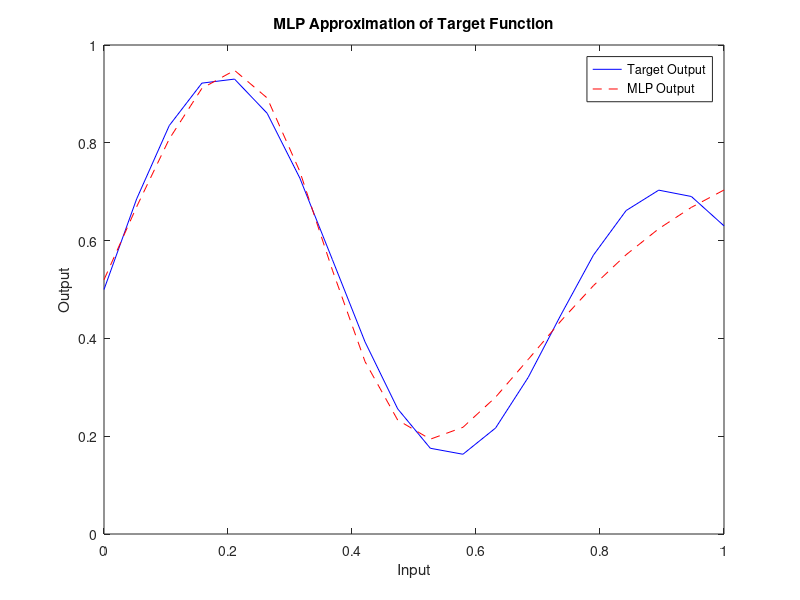

The MATLAB source for this figure:
% Approximation using multilayer perceptron
clc
clear all
close all
% Vector with 20 values from 0 to 1
X = linspace(0, 1, 20)';

% Weight and Biases
w1 = rand(1, 5);   
w2 = rand(5, 1);   
b1 = rand(1, 5);  
b2 = rand(1, 1);   

% Training parameters
eta = 0.1;         % Training rate
max_epochs = 2000; % Maximum number of training "rounds"
epoch = 0;         % Initial epoch
error_threshold = 1e-8;    % Treshold to stop training
prev_avg_error = 1;      % Initialize previous error 

% Expected Output
Y = (1 + 0.6 * sin(2 * pi * X / 0.7) + 0.3 * sin(2 * pi * X)) / 2;

% Activation functions
Hyp_tan_fct = @(x) tanh(x);          % Hyperbolic tangent for hidden layer
Hyp_tan_derivative = @(x) 1 - tanh(x).^2; % Derivative of tanh for backpropagation
linear_fct = @(x) x;                 % Linear function for output layer

% Training algorithm
while epoch < max_epochs
    e_total = 0; % Resets total error to 0 for each epoch
    for i = 1:length(X)
        % Forward pass
        x = X(i);                  % Current input
        target = Y(i);             % Target output for the current input
        
        % Hidden layer computation
        hidlay_input = x * w1 + b1;             % Input to hidden layer
        hidlay_output = Hyp_tan_fct(hidlay_input); % Activation of hidden layer
        
        % Output layer computation
        input = hidlay_output * w2 + b2;        % Input to output layer
        output = linear_fct(input);             % Output layer activation
        
        % Calculate error
        error = target - output;
        e_total = e_total + error^2;           % Accumulate total error

        % Backpropagation
        % Calculate local gradient for output layer
        local_grad_output = error;             % Since the output layer is linear
        
        % Calculate local gradient for hidden layer
        local_grad_hidlay = (local_grad_output * w2') .* Hyp_tan_derivative(hidlay_input);

        % Weight updates for hidden and output layers
        w2 = w2 + eta * (hidlay_output' * local_grad_output);
        b2 = b2 + eta * local_grad_output;

        w1 = w1 + eta * (x * local_grad_hidlay);
        b1 = b1 + eta * local_grad_hidlay;
    end
    
   % Calculate average squared error 
    avg_error = e_total / length(X);
    % Check if average squared error<error treshold
    if abs(prev_avg_error - avg_error) < error_threshold
        break;
    end
    % Update previous average error and increment epoch
    prev_avg_error = avg_error;
    epoch = epoch + 1; 
    fprintf('Epoch %d, Average Error: %f, Error Change: %f\n', epoch, avg_error, abs(prev_avg_error - avg_error));
end

% Final output after training
output = zeros(size(X));
for i = 1:length(X)
    hidlay_output = Hyp_tan_fct(X(i) * w1 + b1);
    output(i) = linear_fct(hidlay_output * w2 + b2);
end

% Plot the results
plot(X, Y, 'b-', X, output, 'r--');
legend('Target Output', 'MLP Output');
title('MLP Approximation of Target Function');
xlabel('Input');
ylabel('Output');
